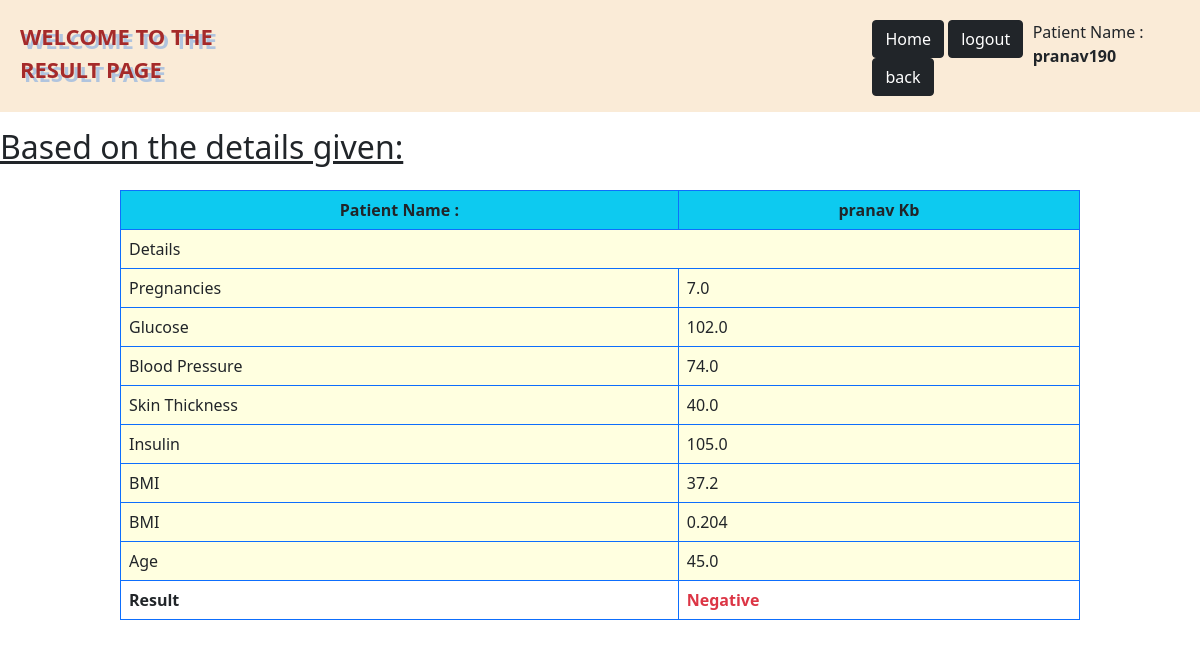
The app's page /result (signed in), older data.
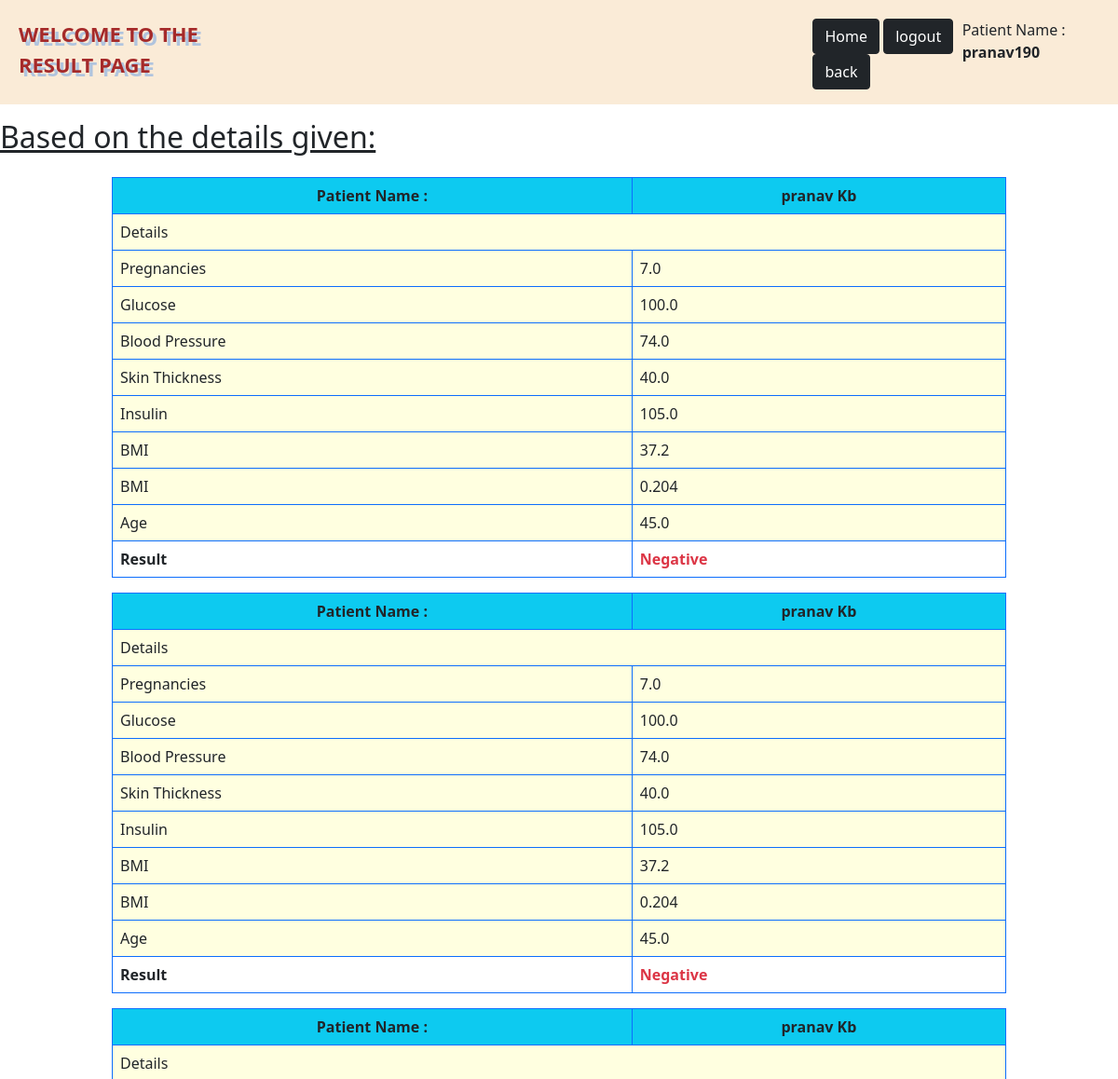
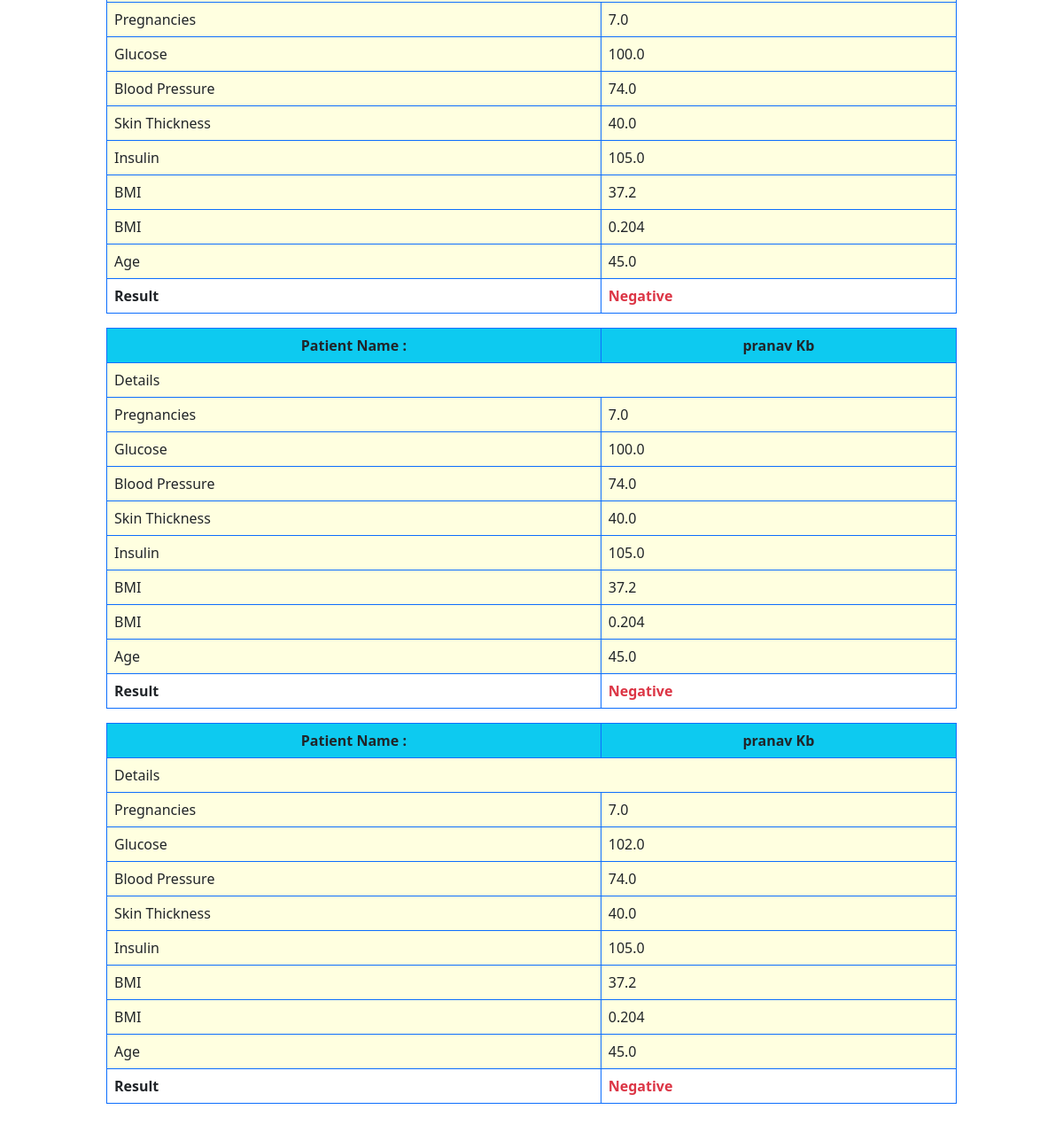
The same page, newer data (2 pictures, top to bottom).
### App/models.py (models this page shows)
class patient_data(models.Model):
    user=models.ForeignKey(User,on_delete=models.CASCADE,null=True,blank=True)
    Pregnancies=models.CharField(max_length=50)
    GLucose=models.CharField(max_length=50)
    Blood_Pressure=models.CharField(max_length=50)
    Skin_Thickness=models.CharField(max_length=50)
    Insulin=models.CharField(max_length=50)
    BMI=models.CharField(max_length=50)
    DPF=models.CharField(max_length=50)
    Age=models.CharField(max_length=50)
    Result=models.CharField(max_length=50)

### App/views.py (the view)
# urls.py: path('result',views.result,name='result')
def result(request):
    user=request.user
    data = patient_data.objects.filter(user=user).order_by('-id')[:5]
    print(data)
    return render(request,'results.html',{'data':data})

### templates/results.html (shortened to what this page needs)
{% load static %}
<html lang="en">
<body>
<div
        style="
        display: flex;
        justify-content: space-between;
        background-color: antiquewhite;
        padding-top:20px;
      "
        class="sticky-top"
>
  <div
          style="
          text-transform: uppercase;
          font-weight: bolder;
          text-shadow: 4px 4px lightsteelblue;
          color: brown;
          margin-left: 20px;
          font-size: 22px;
        "
  >
    Welcome to the Result page
  </div>
  <p class="p">
    <a class='btn btn-dark' href="index">Home</a>
    <a class='btn btn-dark' href="logout">logout</a>
    <a class='btn btn-dark' href="inspection">back</a>
  </p>
  <p style="margin-right: 20px">
    Patient Name : <strong>{{user.username}}</strong>
  </p>
</div >
{% if data %}
<h2  class="mt-3"><u class="text-dark">Based on the details given:</u></h2>
<div style="margin: 2% 10%">
  {% for patient in data %}
  <table class="table table-bordered border-primary">
    <tr class="bg-info">
      <td class="text-center fw-bold">Patient Name :</td>
      <td class="text-center fw-bold">{{user.first_name}} {{user.last_name}}</td>
    </tr>
    <tbody>
    <tr class="d">
      <td colspan="2">Details</td>
    </tr>
    <tr class="d">
      <td>Pregnancies</td>
      <td>{{patient.Pregnancies}}</td>
    </tr>
    <tr class="d">
      <td>Glucose</td>
      <td>{{patient.GLucose}}</td>
    </tr>
    <tr class="d">
      <td>Blood Pressure</td>
      <td>{{patient.Blood_Pressure}}</td>
    </tr>
    <tr class="d">
      <td>Skin Thickness</td>
      <td>{{patient.Skin_Thickness}}</td>
    </tr>
    <tr class="d">
      <td>Insulin</td>
      <td>{{patient.Insulin}}</td>
    </tr>
    <tr class="d">
      <td>BMI</td>
      <td>{{patient.BMI}}</td>
    </tr>
    <tr class="d">
      <td>BMI</td>
      <td>{{patient.DPF}}</td>
    </tr>
    <tr class="d">
      <td>Age</td>
      <td>{{patient.Age}}</td>
    </tr>
    <tr class="fw-bolder">
      <td>Result</td>
      <td class="text-danger active">{{patient.Result}}</td>
    </tr>
    </tbody>
  </table>
  {% endfor %}
  {% else %}
  <div style="text-align:center;">
    <div class="display-5 text-primary">
      No Data 404
    </div>
  </div>
  {% endif %}
</div>
</body>
<head>
    <link
      href="https://cdn.jsdelivr.net/npm/bootstrap@5.0.2/dist/css/bootstrap.min.css"
      rel="stylesheet"
    />
  </head>
</html>

### templates/results.html (style rules this page uses)
.d { background-color: lightyellow; }
.p { margin-left:50%; }

Row changes from the older to the newer data that the page shows:
added patient_data: {{ user.first_name }} "pranav", {{ user.last_name }} "Kb", Pregnancies "7.0", GLucose "100.0", Blood_Pressure "74.0", Skin_Thickness "40.0", Insulin "105.0", BMI "37.2", DPF "0.204", Age "45.0", Result "Negative"
added patient_data: {{ user.first_name }} "pranav", {{ user.last_name }} "Kb", Pregnancies "7.0", GLucose "100.0", Blood_Pressure "74.0", Skin_Thickness "40.0", Insulin "105.0", BMI "37.2", DPF "0.204", Age "45.0", Result "Negative"
added patient_data: {{ user.first_name }} "pranav", {{ user.last_name }} "Kb", Pregnancies "7.0", GLucose "100.0", Blood_Pressure "74.0", Skin_Thickness "40.0", Insulin "105.0", BMI "37.2", DPF "0.204", Age "45.0", Result "Negative"
added patient_data: {{ user.first_name }} "pranav", {{ user.last_name }} "Kb", Pregnancies "7.0", GLucose "100.0", Blood_Pressure "74.0", Skin_Thickness "40.0", Insulin "105.0", BMI "37.2", DPF "0.204", Age "45.0", Result "Negative"
